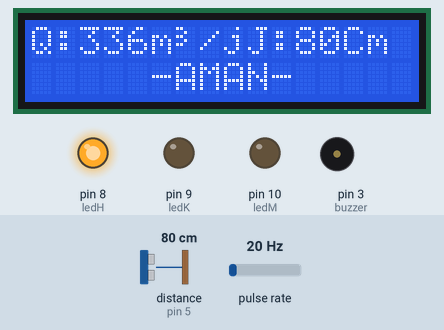
Bench run of a sketch on a simulated Arduino Uno, built with avr-gcc and run on an emulated ATmega328P. Shown: 16×2 character LCD, output pins drawn as LEDs (lit = HIGH), buzzer (waves = sounding, pin HIGH). Wiring (inferred from the names in the program): ultrasonic range finder: trigger pin 4; echo pin 5; pulse sensor: data pin 2. The inputs (shaded band) are chosen by the test bench; at power-on: distance to the obstacle (sensor on pin 5) 80 cm, pulse rate 20 Hz. The echo pulse lasts 58.3 µs per cm; pins used as bus, display or sensor lines are not drawn; what the sketch prints to the serial monitor is not drawn.

Above: at 3.3 s.
3.4 s: distance to the obstacle (sensor on pin 5) set to 33 cm
At 5.1 s:
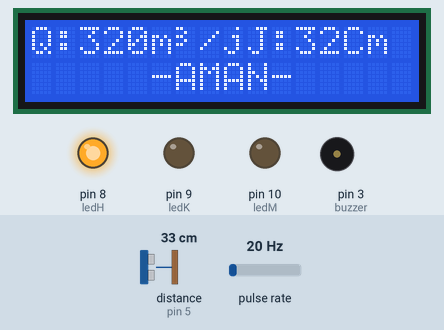
7.6 s: distance to the obstacle (sensor on pin 5) set to 29 cm
At 10.9 s:
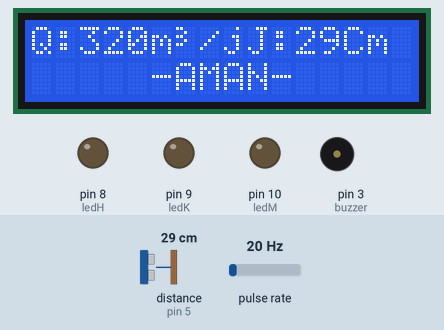
11.7 s: distance to the obstacle (sensor on pin 5) set to 23 cm
At 13.1 s:
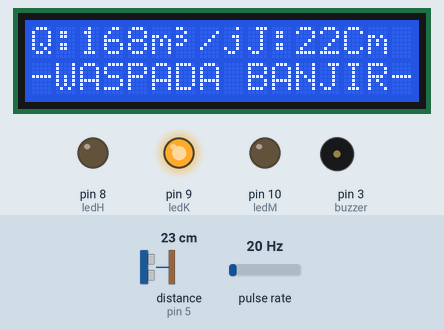
17.7 s: pulse rate (sensor on pin 2) set to 50 Hz
At 23.3 s:
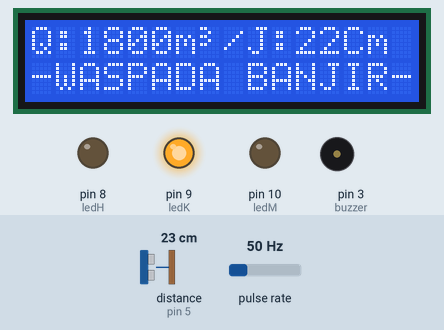
23.7 s: distance to the obstacle (sensor on pin 5) set to 17 cm
At 27.2 s:
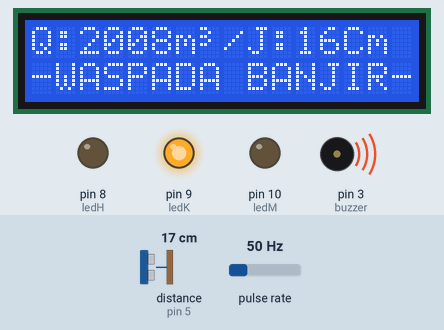
28.8 s: distance to the obstacle (sensor on pin 5) set to 14 cm
At 32.3 s:
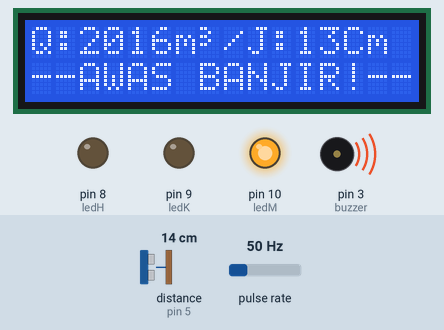
Timing chart, 0 to 35.8 s (numbered marks = the images above; inputs shaded):
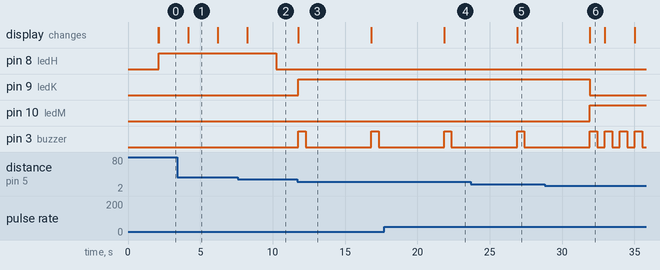

Measured:
- the behaviour switches between 30 and 29 cm on distance to the obstacle (sensor on pin 5) (found by bisection; images 1 and 2)
- the behaviour switches between 27 and 26 cm on distance to the obstacle (sensor on pin 5) (found by bisection; images 2 and 3)
- the behaviour switches between 16 and 15 cm on distance to the obstacle (sensor on pin 5) (found by bisection; images 5 and 6)
- after the input at 7.6 s, pin 8 (ledH): HIGH → LOW after 2.6 s; the display: changes after 0.63 s (image 2)
- after the input at 11.7 s, pin 9 (ledK): LOW → HIGH after 0.08 s; pin 3 (buzzer): alternates HIGH for 0.50 s and LOW for 4.5 s, starting after 0.08 s; the display: changes after 0.08 s (image 3)
- after the input at 17.7 s, the display: changes after 4.2 s (image 4)
- after the input at 23.7 s, the display: changes after 3.2 s (image 5)
- after the input at 28.8 s, pin 9 (ledK): HIGH → LOW after 3.1 s; pin 10 (ledM): LOW → HIGH after 3.1 s; the display: changes after 3.1 s (image 6)

The sketch:

pendeteksi_banjir_update.ino
```cpp
// Revisi 26/06/23
#include <LiquidCrystal_I2C.h>

LiquidCrystal_I2C lcd(0x27, 16, 2);


byte customChar[] = { B11000, B00100, B11000, B00100, B11000, B00000, B00000, B00000 };


const int ledH = 8;
const int ledK = 9;
const int ledM = 10;
const int buzzer = 3;
int trig = 4;
int echo = 5;
int duration;
int jarak;
int jarak_normal = 30;
int waspada;
int awas;
volatile int pulsa_sensor;
unsigned int literPerjam;
unsigned char pinFlowsensor = 2;
unsigned long waktuAktual;
unsigned long waktuLoop;
double liter;

void cacahPulsa()
{
  pulsa_sensor++;
}

void setup() {
  Serial.begin(9600);

pinMode(ledH, OUTPUT);
pinMode(ledK, OUTPUT);
pinMode(ledM, OUTPUT);
pinMode(trig, OUTPUT);
pinMode(echo, INPUT);
pinMode(buzzer, OUTPUT);

  pinMode(pinFlowsensor, INPUT);
  digitalWrite(pinFlowsensor, HIGH);
  attachInterrupt(0, cacahPulsa, RISING);
  sei();
  waktuAktual = millis();
  waktuLoop = waktuAktual;
lcd.init();
lcd.backlight();
lcd.clear();
lcd.setCursor(0,0);
lcd.print("ALAT  PERINGATAN");
lcd.setCursor(2,1);
lcd.print("DINI  BANJIR");
delay(2000);
lcd.clear();
lcd.createChar(0, customChar);
}
void loop() {
  waspada = (jarak_normal / 3)* 2.5;
  awas = (jarak_normal / 3) * 1.5;
  digitalWrite(trig, LOW);delayMicroseconds(2);
  digitalWrite(trig, HIGH);delayMicroseconds(10);
  digitalWrite(trig, LOW);
  duration = pulseIn(echo, HIGH);

  jarak = duration/58;


    Serial.print(literPerjam, DEC);
    Serial.println(" L/jam");
    Serial.print("Jarak :");
    Serial.print(jarak);
    Serial.println(" Cm");

  waktuAktual = millis();
  if(waktuAktual >= (waktuLoop + 1000))
  {
    waktuLoop = waktuAktual;
    literPerjam = (pulsa_sensor*60/7.5);
    pulsa_sensor = 0;
  }
  else{}

    if(jarak >= jarak_normal - 1)
    {
    digitalWrite(ledH, HIGH);
    digitalWrite(ledK, LOW);
    digitalWrite(ledM, LOW);
    digitalWrite(buzzer, LOW);

    lcd.clear();
    lcd.setCursor(0,0);
    lcd.print("Q:");
    lcd.setCursor(2,0);
    lcd.print(literPerjam, DEC);
    lcd.print("m");
    lcd.write(0);
    lcd.print("/j");
    lcd.setCursor(9,0);
    lcd.print("J:");
    lcd.setCursor(11,0);
    lcd.print(jarak);
    lcd.print("Cm");
    lcd.setCursor(5,1);
    lcd.print("-AMAN-");
    delay(2000);
    }

 else if(jarak <= waspada && jarak >= awas)
  {
    lcd.setCursor(0,0);
    lcd.print("Q:");
    lcd.setCursor(2,0);
    lcd.print(literPerjam, DEC);
    lcd.print("m");
    lcd.write(0);
    lcd.print("/j");
    lcd.setCursor(9,0);
    lcd.print("J:");
    lcd.setCursor(11,0);
    lcd.print(jarak);
    lcd.print("Cm");
    lcd.setCursor(0,1);
    lcd.print("-WASPADA BANJIR-");

    digitalWrite(ledK, HIGH);
    digitalWrite(ledM, LOW);
    digitalWrite(ledH, LOW);

    digitalWrite(buzzer, 80);
    delay(500);
    digitalWrite(buzzer, 0);
    delay(4500);
  }
  else if(jarak < awas)
  {
    lcd.setCursor(0,0);
    lcd.print("Q:");
    lcd.setCursor(2,0);
    lcd.print(literPerjam, DEC);
    lcd.print("m");
    lcd.write(0);
    lcd.print("/j");
    lcd.setCursor(9,0);
    lcd.print("J:");
    lcd.setCursor(11,0);
    lcd.print(jarak);
    lcd.print("Cm");
    lcd.setCursor(1,1);
    lcd.print("-AWAS BANJIR!-");

    digitalWrite(ledM, HIGH);
    digitalWrite(ledK, LOW);
    digitalWrite(ledH, LOW);

    digitalWrite(buzzer, 80);
    delay(500);
    digitalWrite(buzzer, 0);
    delay(500);

  }
  else{
    digitalWrite(ledH, LOW);
    digitalWrite(ledK, LOW);
    digitalWrite(ledM, LOW);
    digitalWrite(buzzer, LOW);
    }
}
```
